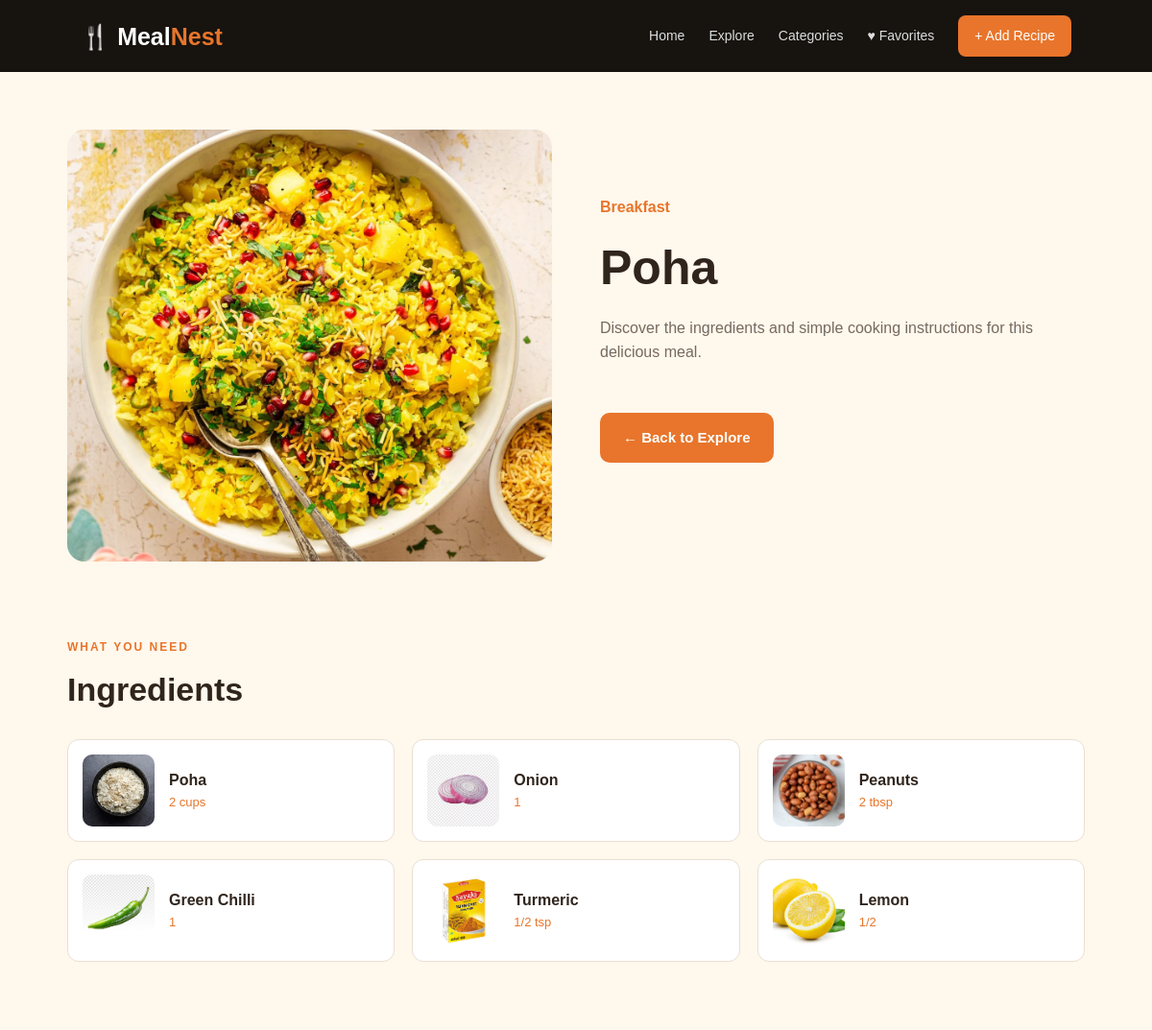
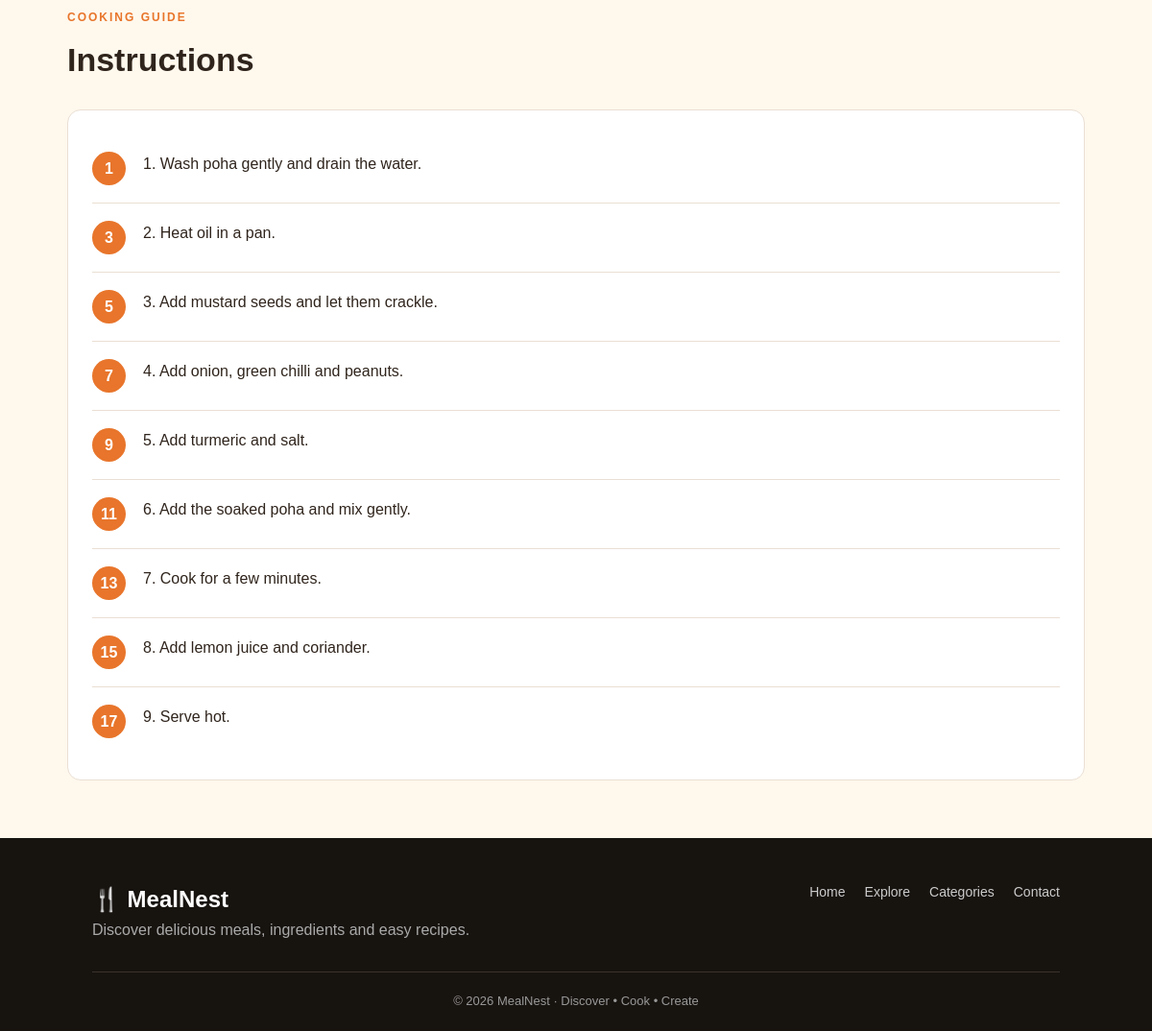
Screenshot of /recipe/16 with the database file from the repository (2 pictures, top to bottom).
### tables this page shows
CREATE TABLE meals (
            id INTEGER PRIMARY KEY AUTOINCREMENT,
            name TEXT NOT NULL,
            category TEXT NOT NULL,
            image TEXT NOT NULL,
            instructions TEXT NOT NULL
        );

CREATE TABLE ingredients (
            id INTEGER PRIMARY KEY AUTOINCREMENT,
            meal_id INTEGER NOT NULL,
            name TEXT NOT NULL,
            quantity TEXT,
            image TEXT NOT NULL,
            FOREIGN KEY (meal_id) REFERENCES meals(id)
        );

### app.py (the view, shortened to what this page needs)
@app.route("/recipe/<int:meal_id>")
def recipe(meal_id):
    conn = get_db()
    meal = conn.execute("""
        SELECT *
        FROM meals
        WHERE id = ?
    """, (meal_id,)).fetchone()
    ingredients = conn.execute("""
        SELECT *
        FROM ingredients
        WHERE meal_id = ?
        ORDER BY id
    """, (meal_id,)).fetchall()
    conn.close()
    return render_template(
        "recipe.html",
        meal=meal,
        ingredients=ingredients
    )

### database.py (called while the page is built)
def get_db():
    conn = sqlite3.connect(DATABASE)
    conn.row_factory = sqlite3.Row
    return conn

### templates/recipe.html (shortened to what this page needs)
{% extends "base.html" %}
{% block content %}
<section class="recipe-page">
    <div class="recipe-header">
        <div class="recipe-main-image">
            <img
                src="{{ url_for(
                    'static',
                    filename=meal.image
                ) }}"
                alt="{{ meal.name }}">
        </div>
        <div class="recipe-intro">
            <span class="recipe-category">
                {{ meal.category }}
            </span>
            <h1>
                {{ meal.name }}
            </h1>
            <p>
                Discover the ingredients and
                simple cooking instructions
                for this delicious meal.
            </p>
            <a href="{{ url_for('explore') }}" class="back-explore-btn">
                ← Back to Explore
            </a>
        </div>
    </div>
    <section class="recipe-section">
        <div class="recipe-section-title">
            <span>
                WHAT YOU NEED
            </span>
            <h2>
                Ingredients
            </h2>
        </div>
        <div class="ingredients-grid">
            {% for ingredient in ingredients %}
            <div class="ingredient-card">
                {% if ingredient.image %}
                <img
                    src="{{ url_for(
                        'static',
                        filename=ingredient.image
                    ) }}"
                    alt="{{ ingredient.name }}">
                {% else %}
                <div class="ingredient-placeholder">
                    🥕
                </div>
                {% endif %}
                <div>
                    <h3>
                        {{ ingredient.name }}
                    </h3>
                    <p>
                        {{ ingredient.quantity }}
                    </p>
                </div>
            </div>
            {% else %}
            <p>
                No ingredients available.
            </p>
            {% endfor %}
        </div>
    </section>
    <section class="recipe-section instructions">
        <div class="recipe-section-title">
            <span>
                COOKING GUIDE
            </span>
            <h2>
                Instructions
            </h2>
        </div>
        <div class="instructions-box">
            {% if meal.instructions %}
                {% for step in meal.instructions.split('\n') %}
                    {% if step.strip() %}
                    <div class="instruction-step">
                        <span class="step-number">
                            {{ loop.index }}
                        </span>
                        <p>
                            {{ step }}
                        </p>
                    </div>
                    {% endif %}
                {% endfor %}
            {% else %}
                <p>
                    No cooking instructions available.
                </p>
            {% endif %}
        </div>
    </section>
</section>
{% endblock %}

### static/css/style.css (style rules this page uses)
* { margin: 0; padding: 0; box-sizing: border-box; }
:root { --dark: #17130f; --dark-card: #241d17; --cream: #fff8ed; --orange: #e8752b; --gold: #f3a84b; --text: #30251d; --light-text: #77695d; --white: #ffffff; --border: #eadfd3; }
body { font-family: Arial, Helvetica, sans-serif; background: var(--cream); color: var(--text); line-height: 1.6; }
a { text-decoration: none; color: inherit; }
img { max-width: 100%; display: block; }
.section-title span, .page-header span, .recipe-section-title span, .form-heading span, .contact-info > span { color: var(--orange); font-size: 12px; font-weight: bold; letter-spacing: 2px; }
.recipe-page { max-width: 1100px; margin: 60px auto; padding: 0 20px; }
.recipe-header { display: grid; grid-template-columns: 1fr 1fr; gap: 50px; align-items: center; }
.recipe-main-image { height: 450px; border-radius: 18px; overflow: hidden; }
.recipe-main-image img { width: 100%; height: 100%; object-fit: cover; }
.recipe-category { color: var(--orange); font-weight: bold; }
.recipe-intro h1 { font-size: 50px; margin: 10px 0; }
.recipe-intro p { color: var(--light-text); margin-bottom: 25px; }
.recipe-section { margin-top: 75px; }
.recipe-section-title h2 { font-size: 34px; margin-top: 5px; }
.ingredients-grid { margin-top: 25px; display: grid; grid-template-columns: repeat(3, 1fr); gap: 18px; }
.ingredient-card { background: white; border: 1px solid var(--border); border-radius: 12px; padding: 15px; display: flex; align-items: center; gap: 15px; }
.ingredient-card img, .ingredient-placeholder { width: 75px; height: 75px; flex-shrink: 0; border-radius: 10px; object-fit: cover; }
.ingredient-card h3 { font-size: 16px; }
.ingredient-card p { color: var(--orange); font-size: 13px; }
.instructions-box { margin-top: 25px; background: white; border-radius: 14px; padding: 25px; border: 1px solid var(--border); }
.instruction-step { display: flex; gap: 18px; padding: 18px 0; border-bottom: 1px solid var(--border); }
.instruction-step:last-child { border-bottom: 0; }
.step-number { width: 35px; height: 35px; flex-shrink: 0; background: var(--orange); color: white; border-radius: 50%; display: flex; align-items: center; justify-content: center; font-weight: bold; }
.back-explore-btn { display: inline-block; margin: 25px 0 35px; padding: 12px 22px; background: #e8752b; color: #ffffff !important; text-decoration: none; border-radius: 10px; font-size: 15px; font-weight: 700; border: 2px solid #e8752b; transition: all 0.3s ease; }

### rows the page displays
meals: image (picture), category "Breakfast", name "Poha"
ingredients: image (picture), name "Poha", quantity "2 cups"
ingredients: image (picture), name "Onion", quantity "1"
ingredients: image (picture), name "Peanuts", quantity "2 tbsp"
ingredients: image (picture), name "Green Chilli", quantity "1"
ingredients: image (picture), name "Turmeric", quantity "1/2 tsp"
ingredients: image (picture), name "Lemon", quantity "1/2"

### other values shown
{{ step }} "1. Wash poha gently and drain the water." "2. Heat oil in a pan." "3. Add mustard seeds and let them crackle." "4. Add onion, green chilli and peanuts." "5. Add turmeric and salt." "6. Add the soaked poha and mix gently." "7. Cook for a few minutes." "8. Add lemon juice and coriander." "9. Serve hot."
